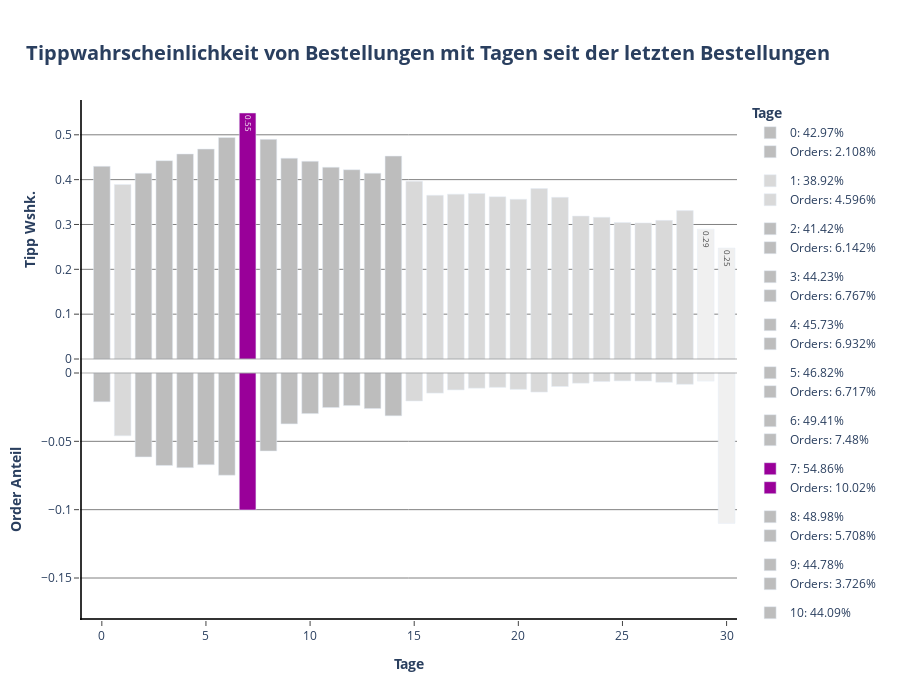

This figure's notebook cell:
### Code cell
fig1 = make_subplots(cols= 1, rows= 2, shared_xaxes= True, shared_yaxes= False, vertical_spacing= 0)

for days_since_prior_order in df_days_since_prior_order.days_since_prior_order:

 if df_days_since_prior_order[df_days_since_prior_order.days_since_prior_order == days_since_prior_order].tip_norm.values >= 0.5:
  color = px.colors.qualitative.G10[4]
  text= df_days_since_prior_order.loc[df_days_since_prior_order.days_since_prior_order == days_since_prior_order].tip_norm.values.round(2)

  fig1.add_trace(
   go.Bar(
    x= df_days_since_prior_order.loc[df_days_since_prior_order.days_since_prior_order == days_since_prior_order].days_since_prior_order,
    y= df_days_since_prior_order.loc[df_days_since_prior_order.days_since_prior_order == days_since_prior_order].tip_norm,
    name= f"{int(days_since_prior_order)}: {(df_days_since_prior_order.loc[df_days_since_prior_order.days_since_prior_order == days_since_prior_order].tip_norm.values[0] * 100).round(2)}%",
    showlegend= True,
    marker= dict(color= color),
    width= 0.8,
    text= text,
    base= 0,
    legendgroup= f"{days_since_prior_order}" 
   ),
   col= 1,
   row= 1
  )

  fig1.add_trace(
   go.Bar(
    x= df_days_since_prior_order.loc[df_days_since_prior_order.days_since_prior_order == days_since_prior_order].days_since_prior_order,
    y= df_days_since_prior_order.loc[df_days_since_prior_order.days_since_prior_order == days_since_prior_order].orders_norm,
    name= f"Orders: {(df_days_since_prior_order.loc[df_days_since_prior_order.days_since_prior_order == days_since_prior_order].orders_norm.values[0] * 100).round(3)}%",
    base = -df_days_since_prior_order.loc[df_days_since_prior_order.days_since_prior_order == days_since_prior_order].orders_norm,
    showlegend= True,
    marker= dict(color= color),
    width= 0.8,
    legendgroup= f"{days_since_prior_order}"
   ),
   col= 1,
   row= 2
  )

 elif 0.4 < df_days_since_prior_order.loc[df_days_since_prior_order.days_since_prior_order == days_since_prior_order].tip_norm.values < 0.5:
  color= px.colors.sequential.Greys[3]

  fig1.add_trace(
   go.Bar(
    x= df_days_since_prior_order.loc[df_days_since_prior_order.days_since_prior_order == days_since_prior_order].days_since_prior_order,
    y= df_days_since_prior_order.loc[df_days_since_prior_order.days_since_prior_order == days_since_prior_order].tip_norm,
    name= f"{int(days_since_prior_order)}: {(df_days_since_prior_order.loc[df_days_since_prior_order.days_since_prior_order == days_since_prior_order].tip_norm.values[0] * 100).round(2)}%",
    showlegend= True,
    marker= dict(color= color),
    width= 0.8,
    base= 0,
    legendgroup= f"{days_since_prior_order}"
   ),
   col= 1,
   row= 1
  )

  fig1.add_trace(
   go.Bar(
    x= df_days_since_prior_order.loc[df_days_since_prior_order.days_since_prior_order == days_since_prior_order].days_since_prior_order,
    y= df_days_since_prior_order.loc[df_days_since_prior_order.days_since_prior_order == days_since_prior_order].orders_norm,
    name= f"Orders: {(df_days_since_prior_order.loc[df_days_since_prior_order.days_since_prior_order == days_since_prior_order].orders_norm.values[0] * 100).round(3)}%",
    base = -df_days_since_prior_order.loc[df_days_since_prior_order.days_since_prior_order == days_since_prior_order].orders_norm,
    showlegend= True,
    marker= dict(color= color),
    width= 0.8,
    legendgroup= f"{days_since_prior_order}"
   ),
   col= 1,
   row= 2
  )

 elif 0.3 < df_days_since_prior_order.loc[df_days_since_prior_order.days_since_prior_order == days_since_prior_order].tip_norm.values < 0.4:
  color= px.colors.sequential.Greys[2]

  fig1.add_trace(
   go.Bar(
    x= df_days_since_prior_order.loc[df_days_since_prior_order.days_since_prior_order == days_since_prior_order].days_since_prior_order,
    y= df_days_since_prior_order.loc[df_days_since_prior_order.days_since_prior_order == days_since_prior_order].tip_norm,
    name= f"{int(days_since_prior_order)}: {(df_days_since_prior_order.loc[df_days_since_prior_order.days_since_prior_order == days_since_prior_order].tip_norm.values[0] * 100).round(2)}%",
    showlegend= True,
    marker= dict(color= color),
    width= 0.8,
    base= 0,
    legendgroup= f"{days_since_prior_order}"
   ),
   col= 1,
   row= 1
  )

  fig1.add_trace(
   go.Bar(
    x= df_days_since_prior_order.loc[df_days_since_prior_order.days_since_prior_order == days_since_prior_order].days_since_prior_order,
    y= df_days_since_prior_order.loc[df_days_since_prior_order.days_since_prior_order == days_since_prior_order].orders_norm,
    name= f"Orders: {(df_days_since_prior_order.loc[df_days_since_prior_order.days_since_prior_order == days_since_prior_order].orders_norm.values[0] * 100).round(3)}%",
    base = -df_days_since_prior_order.loc[df_days_since_prior_order.days_since_prior_order == days_since_prior_order].orders_norm,
    showlegend= True,
    marker= dict(color= color),
    width= 0.8,
    legendgroup= f"{days_since_prior_order}"
   ),
   col= 1,
   row= 2
  )

 elif 0.2 < df_days_since_prior_order.loc[df_days_since_prior_order.days_since_prior_order == days_since_prior_order].tip_norm.values < 0.3:
  color= px.colors.sequential.Greys[1]
  text= df_days_since_prior_order.loc[df_days_since_prior_order.days_since_prior_order == days_since_prior_order].tip_norm.values.round(2)

  fig1.add_trace(
   go.Bar(
    x= df_days_since_prior_order.loc[df_days_since_prior_order.days_since_prior_order == days_since_prior_order].days_since_prior_order,
    y= df_days_since_prior_order.loc[df_days_since_prior_order.days_since_prior_order == days_since_prior_order].tip_norm,
    name= f"{int(days_since_prior_order)}: {(df_days_since_prior_order.loc[df_days_since_prior_order.days_since_prior_order == days_since_prior_order].tip_norm.values[0] * 100).round(2)}%",
    showlegend= True,
    marker= dict(color= color),
    width= 0.8,
    text= text,
    base= 0,
    legendgroup= f"{days_since_prior_order}"
   ),
   col= 1,
   row= 1
  )

  fig1.add_trace(
   go.Bar(
    x= df_days_since_prior_order.loc[df_days_since_prior_order.days_since_prior_order == days_since_prior_order].days_since_prior_order,
    y= df_days_since_prior_order.loc[df_days_since_prior_order.days_since_prior_order == days_since_prior_order].orders_norm,
    name= f"Orders: {(df_days_since_prior_order.loc[df_days_since_prior_order.days_since_prior_order == days_since_prior_order].orders_norm.values[0] * 100).round(3)}%",
    base = -df_days_since_prior_order.loc[df_days_since_prior_order.days_since_prior_order == days_since_prior_order].orders_norm,
    showlegend= True,
    marker= dict(color= color),
    width= 0.8,
    legendgroup= f"{days_since_prior_order}"
   ),
   col= 1,
   row= 2
  )


fig1.add_hline(
 y= 0,
 opacity= 0.3,
 line_dash= "solid",
 line_color= "grey",
 col= 1,
 row= 1
)

fig1.add_hline(
 y= 0,
 opacity= 0.3,
 line_dash= "solid",
 line_color= "grey",
 col= 1,
 row= 2
)

fig1.add_vline(
 x= -1,
 opacity= 0.8,
 line_dash= "solid",
 line_color= "black",
 col= 1,
 row= 2
)

fig1.add_vline(
 x= -1,
 opacity= 0.8,
 line_dash= "solid",
 line_color= "black",
 col= 1,
 row= 1
)

fig1.add_hline(
 y= -0.18,
 opacity= 0.8,
 line_dash= "solid",
 line_color= "black",
 col= 1,
 row= 2
)

fig1.update_annotations(opacity= 0.8)
fig1.update_layout(title= dict(text= "<b>Tippwahrscheinlichkeit von Bestellungen mit Tagen seit der letzten Bestellungen</b>", font_size= 20, xanchor= "center", yanchor= "top", y=0.935, x=0.475), legend_title_text = "<b>Tage</b>", height= 700)
fig1.update_xaxes(title_text="<b>Tage</b>", ticks= "outside", col= 1, row= 2)
fig1.update_xaxes(showline= False, col= 1, row= 1)
fig1.update_yaxes(title_text="<b>Tipp Wshk.</b>", ticks= "outside", showgrid= True, gridcolor= "grey", col= 1, row= 1, showline= False)
fig1.update_yaxes(title_text="<b>Order Anteil</b>", ticks= "outside", showgrid= True, gridcolor= "grey", col= 1, row= 2)
fig1.update_layout(plot_bgcolor= "white", xaxis= dict(linecolor= "black"), yaxis= dict(linecolor= "black"))
fig1.show()

### Figure 1 — Plotly figure (JSON) as saved in the notebook; plotly's stock layout.template omitted (floating-point values rounded to 4 significant figures)
{"data": [{"base": 0, "legendgroup": "0.0", "marker": {"color": "rgb(189,189,189)"}, "name": "0: 42.97%", "showlegend": true, "type": "bar", "width": 0.8, "x": [0], "xaxis": "x", "y": [0.4297], "yaxis": "y"}, {"base": [-0.02108], "legendgroup": "0.0", "marker": {"color": "rgb(189,189,189)"}, "name": "Orders: 2.108%", "showlegend": true, "type": "bar", "width": 0.8, "x": [0], "xaxis": "x2", "y": [0.02108], "yaxis": "y2"}, {"base": 0, "legendgroup": "1.0", "marker": {"color": "rgb(217,217,217)"}, "name": "1: 38.92%", "showlegend": true, "type": "bar", "width": 0.8, "x": [1], "xaxis": "x", "y": [0.3892], "yaxis": "y"}, {"base": [-0.04596], "legendgroup": "1.0", "marker": {"color": "rgb(217,217,217)"}, "name": "Orders: 4.596%", "showlegend": true, "type": "bar", "width": 0.8, "x": [1], "xaxis": "x2", "y": [0.04596], "yaxis": "y2"}, {"base": 0, "legendgroup": "2.0", "marker": {"color": "rgb(189,189,189)"}, "name": "2: 41.42%", "showlegend": true, "type": "bar", "width": 0.8, "x": [2], "xaxis": "x", "y": [0.4142], "yaxis": "y"}, {"base": [-0.06142], "legendgroup": "2.0", "marker": {"color": "rgb(189,189,189)"}, "name": "Orders: 6.142%", "showlegend": true, "type": "bar", "width": 0.8, "x": [2], "xaxis": "x2", "y": [0.06142], "yaxis": "y2"}, {"base": 0, "legendgroup": "3.0", "marker": {"color": "rgb(189,189,189)"}, "name": "3: 44.23%", "showlegend": true, "type": "bar", "width": 0.8, "x": [3], "xaxis": "x", "y": [0.4423], "yaxis": "y"}, {"base": [-0.06767], "legendgroup": "3.0", "marker": {"color": "rgb(189,189,189)"}, "name": "Orders: 6.767%", "showlegend": true, "type": "bar", "width": 0.8, "x": [3], "xaxis": "x2", "y": [0.06767], "yaxis": "y2"}, {"base": 0, "legendgroup": "4.0", "marker": {"color": "rgb(189,189,189)"}, "name": "4: 45.73%", "showlegend": true, "type": "bar", "width": 0.8, "x": [4], "xaxis": "x", "y": [0.4573], "yaxis": "y"}, {"base": [-0.06932], "legendgroup": "4.0", "marker": {"color": "rgb(189,189,189)"}, "name": "Orders: 6.932%", "showlegend": true, "type": "bar", "width": 0.8, "x": [4], "xaxis": "x2", "y": [0.06932], "yaxis": "y2"}, {"base": 0, "legendgroup": "5.0", "marker": {"color": "rgb(189,189,189)"}, "name": "5: 46.82%", "showlegend": true, "type": "bar", "width": 0.8, "x": [5], "xaxis": "x", "y": [0.4682], "yaxis": "y"}, {"base": [-0.06717], "legendgroup": "5.0", "marker": {"color": "rgb(189,189,189)"}, "name": "Orders: 6.717%", "showlegend": true, "type": "bar", "width": 0.8, "x": [5], "xaxis": "x2", "y": [0.06717], "yaxis": "y2"}, {"base": 0, "legendgroup": "6.0", "marker": {"color": "rgb(189,189,189)"}, "name": "6: 49.41%", "showlegend": true, "type": "bar", "width": 0.8, "x": [6], "xaxis": "x", "y": [0.4941], "yaxis": "y"}, {"base": [-0.0748], "legendgroup": "6.0", "marker": {"color": "rgb(189,189,189)"}, "name": "Orders: 7.48%", "showlegend": true, "type": "bar", "width": 0.8, "x": [6], "xaxis": "x2", "y": [0.0748], "yaxis": "y2"}, {"base": 0, "legendgroup": "7.0", "marker": {"color": "#990099"}, "name": "7: 54.86%", "showlegend": true, "text": [0.55], "type": "bar", "width": 0.8, "x": [7], "xaxis": "x", "y": [0.5486], "yaxis": "y"}, {"base": [-0.1002], "legendgroup": "7.0", "marker": {"color": "#990099"}, "name": "Orders: 10.02%", "showlegend": true, "type": "bar", "width": 0.8, "x": [7], "xaxis": "x2", "y": [0.1002], "yaxis": "y2"}, {"base": 0, "legendgroup": "8.0", "marker": {"color": "rgb(189,189,189)"}, "name": "8: 48.98%", "showlegend": true, "type": "bar", "width": 0.8, "x": [8], "xaxis": "x", "y": [0.4898], "yaxis": "y"}, {"base": [-0.05708], "legendgroup": "8.0", "marker": {"color": "rgb(189,189,189)"}, "name": "Orders: 5.708%", "showlegend": true, "type": "bar", "width": 0.8, "x": [8], "xaxis": "x2", "y": [0.05708], "yaxis": "y2"}, {"base": 0, "legendgroup": "9.0", "marker": {"color": "rgb(189,189,189)"}, "name": "9: 44.78%", "showlegend": true, "type": "bar", "width": 0.8, "x": [9], "xaxis": "x", "y": [0.4478], "yaxis": "y"}, {"base": [-0.03726], "legendgroup": "9.0", "marker": {"color": "rgb(189,189,189)"}, "name": "Orders: 3.726%", "showlegend": true, "type": "bar", "width": 0.8, "x": [9], "xaxis": "x2", "y": [0.03726], "yaxis": "y2"}, {"base": 0, "legendgroup": "10.0", "marker": {"color": "rgb(189,189,189)"}, "name": "10: 44.09%", "showlegend": true, "type": "bar", "width": 0.8, "x": [10], "xaxis": "x", "y": [0.4409], "yaxis": "y"}, {"base": [-0.02973], "legendgroup": "10.0", "marker": {"color": "rgb(189,189,189)"}, "name": "Orders: 2.973%", "showlegend": true, "type": "bar", "width": 0.8, "x": [10], "xaxis": "x2", "y": [0.02973], "yaxis": "y2"}, {"base": 0, "legendgroup": "11.0", "marker": {"color": "rgb(189,189,189)"}, "name": "11: 42.77%", "showlegend": true, "type": "bar", "width": 0.8, "x": [11], "xaxis": "x", "y": [0.4277], "yaxis": "y"}, {"base": [-0.0253], "legendgroup": "11.0", "marker": {"color": "rgb(189,189,189)"}, "name": "Orders: 2.53%", "showlegend": true, "type": "bar", "width": 0.8, "x": [11], "xaxis": "x2", "y": [0.0253], "yaxis": "y2"}, {"base": 0, "legendgroup": "12.0", "marker": {"color": "rgb(189,189,189)"}, "name": "12: 42.21%", "showlegend": true, "type": "bar", "width": 0.8, "x": [12], "xaxis": "x", "y": [0.4221], "yaxis": "y"}, {"base": [-0.02386], "legendgroup": "12.0", "marker": {"color": "rgb(189,189,189)"}, "name": "Orders: 2.386%", "showlegend": true, "type": "bar", "width": 0.8, "x": [12], "xaxis": "x2", "y": [0.02386], "yaxis": "y2"}, {"base": 0, "legendgroup": "13.0", "marker": {"color": "rgb(189,189,189)"}, "name": "13: 41.45%", "showlegend": true, "type": "bar", "width": 0.8, "x": [13], "xaxis": "x", "y": [0.4145], "yaxis": "y"}, {"base": [-0.02604], "legendgroup": "13.0", "marker": {"color": "rgb(189,189,189)"}, "name": "Orders: 2.604%", "showlegend": true, "type": "bar", "width": 0.8, "x": [13], "xaxis": "x2", "y": [0.02604], "yaxis": "y2"}, {"base": 0, "legendgroup": "14.0", "marker": {"color": "rgb(189,189,189)"}, "name": "14: 45.25%", "showlegend": true, "type": "bar", "width": 0.8, "x": [14], "xaxis": "x", "y": [0.4525], "yaxis": "y"}, {"base": [-0.03134], "legendgroup": "14.0", "marker": {"color": "rgb(189,189,189)"}, "name": "Orders: 3.134%", "showlegend": true, "type": "bar", "width": 0.8, "x": [14], "xaxis": "x2", "y": [0.03134], "yaxis": "y2"}, {"base": 0, "legendgroup": "15.0", "marker": {"color": "rgb(217,217,217)"}, "name": "15: 39.66%", "showlegend": true, "type": "bar", "width": 0.8, "x": [15], "xaxis": "x", "y": [0.3966], "yaxis": "y"}, {"base": [-0.02053], "legendgroup": "15.0", "marker": {"color": "rgb(217,217,217)"}, "name": "Orders: 2.053%", "showlegend": true, "type": "bar", "width": 0.8, "x": [15], "xaxis": "x2", "y": [0.02053], "yaxis": "y2"}, {"base": 0, "legendgroup": "16.0", "marker": {"color": "rgb(217,217,217)"}, "name": "16: 36.51%", "showlegend": true, "type": "bar", "width": 0.8, "x": [16], "xaxis": "x", "y": [0.3651], "yaxis": "y"}, {"base": [-0.01475], "legendgroup": "16.0", "marker": {"color": "rgb(217,217,217)"}, "name": "Orders: 1.475%", "showlegend": true, "type": "bar", "width": 0.8, "x": [16], "xaxis": "x2", "y": [0.01475], "yaxis": "y2"}, {"base": 0, "legendgroup": "17.0", "marker": {"color": "rgb(217,217,217)"}, "name": "17: 36.77%", "showlegend": true, "type": "bar", "width": 0.8, "x": [17], "xaxis": "x", "y": [0.3677], "yaxis": "y"}, {"base": [-0.01239], "legendgroup": "17.0", "marker": {"color": "rgb(217,217,217)"}, "name": "Orders: 1.239%", "showlegend": true, "type": "bar", "width": 0.8, "x": [17], "xaxis": "x2", "y": [0.01239], "yaxis": "y2"}, {"base": 0, "legendgroup": "18.0", "marker": {"color": "rgb(217,217,217)"}, "name": "18: 36.91%", "showlegend": true, "type": "bar", "width": 0.8, "x": [18], "xaxis": "x", "y": [0.3691], "yaxis": "y"}, {"base": [-0.01113], "legendgroup": "18.0", "marker": {"color": "rgb(217,217,217)"}, "name": "Orders: 1.113%", "showlegend": true, "type": "bar", "width": 0.8, "x": [18], "xaxis": "x2", "y": [0.01113], "yaxis": "y2"}, {"base": 0, "legendgroup": "19.0", "marker": {"color": "rgb(217,217,217)"}, "name": "19: 36.19%", "showlegend": true, "type": "bar", "width": 0.8, "x": [19], "xaxis": "x", "y": [0.3619], "yaxis": "y"}, {"base": [-0.01055], "legendgroup": "19.0", "marker": {"color": "rgb(217,217,217)"}, "name": "Orders: 1.055%", "showlegend": true, "type": "bar", "width": 0.8, "x": [19], "xaxis": "x2", "y": [0.01055], "yaxis": "y2"}, {"base": 0, "legendgroup": "20.0", "marker": {"color": "rgb(217,217,217)"}, "name": "20: 35.63%", "showlegend": true, "type": "bar", "width": 0.8, "x": [20], "xaxis": "x", "y": [0.3563], "yaxis": "y"}, {"base": [-0.01201], "legendgroup": "20.0", "marker": {"color": "rgb(217,217,217)"}, "name": "Orders: 1.201%", "showlegend": true, "type": "bar", "width": 0.8, "x": [20], "xaxis": "x2", "y": [0.01201], "yaxis": "y2"}, {"base": 0, "legendgroup": "21.0", "marker": {"color": "rgb(217,217,217)"}, "name": "21: 38.01%", "showlegend": true, "type": "bar", "width": 0.8, "x": [21], "xaxis": "x", "y": [0.3801], "yaxis": "y"}, {"base": [-0.01396], "legendgroup": "21.0", "marker": {"color": "rgb(217,217,217)"}, "name": "Orders: 1.396%", "showlegend": true, "type": "bar", "width": 0.8, "x": [21], "xaxis": "x2", "y": [0.01396], "yaxis": "y2"}, {"base": 0, "legendgroup": "22.0", "marker": {"color": "rgb(217,217,217)"}, "name": "22: 36.06%", "showlegend": true, "type": "bar", "width": 0.8, "x": [22], "xaxis": "x", "y": [0.3606], "yaxis": "y"}, {"base": [-0.009889], "legendgroup": "22.0", "marker": {"color": "rgb(217,217,217)"}, "name": "Orders: 0.989%", "showlegend": true, "type": "bar", "width": 0.8, "x": [22], "xaxis": "x2", "y": [0.009889], "yaxis": "y2"}, {"base": 0, "legendgroup": "23.0", "marker": {"color": "rgb(217,217,217)"}, "name": "23: 31.87%", "showlegend": true, "type": "bar", "width": 0.8, "x": [23], "xaxis": "x", "y": [0.3187], "yaxis": "y"}, {"base": [-0.007481], "legendgroup": "23.0", "marker": {"color": "rgb(217,217,217)"}, "name": "Orders: 0.748%", "showlegend": true, "type": "bar", "width": 0.8, "x": [23], "xaxis": "x2", "y": [0.007481], "yaxis": "y2"}, {"base": 0, "legendgroup": "24.0", "marker": {"color": "rgb(217,217,217)"}, "name": "24: 31.62%", "showlegend": true, "type": "bar", "width": 0.8, "x": [24], "xaxis": "x", "y": [0.3162], "yaxis": "y"}, {"base": [-0.00628], "legendgroup": "24.0", "marker": {"color": "rgb(217,217,217)"}, "name": "Orders: 0.628%", "showlegend": true, "type": "bar", "width": 0.8, "x": [24], "xaxis": "x2", "y": [0.00628], "yaxis": "y2"}, {"base": 0, "legendgroup": "25.0", "marker": {"color": "rgb(217,217,217)"}, "name": "25: 30.44%", "showlegend": true, "type": "bar", "width": 0.8, "x": [25], "xaxis": "x", "y": [0.3044], "yaxis": "y"}, {"base": [-0.005785], "legendgroup": "25.0", "marker": {"color": "rgb(217,217,217)"}, "name": "Orders: 0.579%", "showlegend": true, "type": "bar", "width": 0.8, "x": [25], "xaxis": "x2", "y": [0.005785], "yaxis": "y2"}, {"base": 0, "legendgroup": "26.0", "marker": {"color": "rgb(217,217,217)"}, "name": "26: 30.35%", "showlegend": true, "type": "bar", "width": 0.8, "x": [26], "xaxis": "x", "y": [0.3035], "yaxis": "y"}, {"base": [-0.005894], "legendgroup": "26.0", "marker": {"color": "rgb(217,217,217)"}, "name": "Orders: 0.589%", "showlegend": true, "type": "bar", "width": 0.8, "x": [26], "xaxis": "x2", "y": [0.005894], "yaxis": "y2"}, {"base": 0, "legendgroup": "27.0", "marker": {"color": "rgb(217,217,217)"}, "name": "27: 30.92%", "showlegend": true, "type": "bar", "width": 0.8, "x": [27], "xaxis": "x", "y": [0.3092], "yaxis": "y"}, {"base": [-0.006826], "legendgroup": "27.0", "marker": {"color": "rgb(217,217,217)"}, "name": "Orders: 0.683%", "showlegend": true, "type": "bar", "width": 0.8, "x": [27], "xaxis": "x2", "y": [0.006826], "yaxis": "y2"}, {"base": 0, "legendgroup": "28.0", "marker": {"color": "rgb(217,217,217)"}, "name": "28: 33.09%", "showlegend": true, "type": "bar", "width": 0.8, "x": [28], "xaxis": "x", "y": [0.3309], "yaxis": "y"}, {"base": [-0.008308], "legendgroup": "28.0", "marker": {"color": "rgb(217,217,217)"}, "name": "Orders: 0.831%", "showlegend": true, "type": "bar", "width": 0.8, "x": [28], "xaxis": "x2", "y": [0.008308], "yaxis": "y2"}, {"base": 0, "legendgroup": "29.0", "marker": {"color": "rgb(240,240,240)"}, "name": "29: 28.96%", "showlegend": true, "text": [0.29], "type": "bar", "width": 0.8, "x": [29], "xaxis": "x", "y": [0.2896], "yaxis": "y"}, {"base": [-0.005966], "legendgroup": "29.0", "marker": {"color": "rgb(240,240,240)"}, "name": "Orders: 0.597%", "showlegend": true, "type": "bar", "width": 0.8, "x": [29], "xaxis": "x2", "y": [0.005966], "yaxis": "y2"}, {"base": 0, "legendgroup": "30.0", "marker": {"color": "rgb(240,240,240)"}, "name": "30: 24.75%", "showlegend": true, "text": [0.25], "type": "bar", "width": 0.8, "x": [30], "xaxis": "x", "y": [0.2475], "yaxis": "y"}, {"base": [-0.11], "legendgroup": "30.0", "marker": {"color": "rgb(240,240,240)"}, "name": "Orders: 11.003%", "showlegend": true, "type": "bar", "width": 0.8, "x": [30], "xaxis": "x2", "y": [0.11], "yaxis": "y2"}], "layout": {"height": 700, "legend": {"title": {"text": "<b>Tage</b>"}}, "plot_bgcolor": "white", "shapes": [{"line": {"color": "grey", "dash": "solid"}, "opacity": 0.3, "type": "line", "x0": 0, "x1": 1, "xref": "x domain", "y0": 0, "y1": 0, "yref": "y"}, {"line": {"color": "grey", "dash": "solid"}, "opacity": 0.3, "type": "line", "x0": 0, "x1": 1, "xref": "x2 domain", "y0": 0, "y1": 0, "yref": "y2"}, {"line": {"color": "black", "dash": "solid"}, "opacity": 0.8, "type": "line", "x0": -1, "x1": -1, "xref": "x2", "y0": 0, "y1": 1, "yref": "y2 domain"}, {"line": {"color": "black", "dash": "solid"}, "opacity": 0.8, "type": "line", "x0": -1, "x1": -1, "xref": "x", "y0": 0, "y1": 1, "yref": "y domain"}, {"line": {"color": "black", "dash": "solid"}, "opacity": 0.8, "type": "line", "x0": 0, "x1": 1, "xref": "x2 domain", "y0": -0.18, "y1": -0.18, "yref": "y2"}], "title": {"font": {"size": 20}, "text": "<b>Tippwahrscheinlichkeit von Bestellungen mit Tagen seit der letzten Bestellungen</b>", "x": 0.475, "xanchor": "center", "y": 0.935, "yanchor": "top"}, "xaxis": {"anchor": "y", "domain": [0, 1], "linecolor": "black", "matches": "x2", "showline": false, "showticklabels": false}, "xaxis2": {"anchor": "y2", "domain": [0, 1], "ticks": "outside", "title": {"text": "<b>Tage</b>"}}, "yaxis": {"anchor": "x", "domain": [0.5, 1], "gridcolor": "grey", "linecolor": "black", "showgrid": true, "showline": false, "ticks": "outside", "title": {"text": "<b>Tipp Wshk.</b>"}}, "yaxis2": {"anchor": "x2", "domain": [0, 0.5], "gridcolor": "grey", "showgrid": true, "ticks": "outside", "title": {"text": "<b>Order Anteil</b>"}}}}
